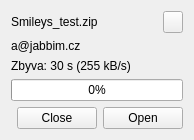
<ui version="4.0" >
 <class>FTWidget</class>
 <widget class="QWidget" name="FTWidget" >
  <property name="geometry" >
   <rect>
    <x>0</x>
    <y>0</y>
    <width>168</width>
    <height>114</height>
   </rect>
  </property>
  <property name="windowTitle" >
   <string>Form</string>
  </property>
  <layout class="QGridLayout" name="gridLayout" >
   <item row="0" column="0" colspan="3" >
    <widget class="QLabel" name="filename" >
     <property name="text" >
      <string>Smileys_test.zip</string>
     </property>
    </widget>
   </item>
   <item row="1" column="0" colspan="4" >
    <widget class="QLabel" name="jid" >
     <property name="text" >
      <string>a@jabbim.cz</string>
     </property>
    </widget>
   </item>
   <item row="0" column="3" >
    <widget class="QPushButton" name="closeButton" >
     <property name="maximumSize" >
      <size>
       <width>20</width>
       <height>16777215</height>
      </size>
     </property>
     <property name="text" >
      <string/>
     </property>
    </widget>
   </item>
   <item row="2" column="0" colspan="4" >
    <widget class="QLabel" name="transferInfo" >
     <property name="text" >
      <string>Zbyva: 30 s (255 kB/s)</string>
     </property>
     <property name="wordWrap" >
      <bool>true</bool>
     </property>
    </widget>
   </item>
   <item row="3" column="0" colspan="4" >
    <widget class="QProgressBar" name="progressBar" >
     <property name="value" >
      <number>0</number>
     </property>
    </widget>
   </item>
   <item row="4" column="0" >
    <spacer name="horizontalSpacer" >
     <property name="orientation" >
      <enum>Qt::Horizontal</enum>
     </property>
     <property name="sizeHint" stdset="0" >
      <size>
       <width>40</width>
       <height>20</height>
      </size>
     </property>
    </spacer>
   </item>
   <item row="4" column="1" >
    <widget class="QPushButton" name="reject" >
     <property name="text" >
      <string>Close</string>
     </property>
    </widget>
   </item>
   <item row="4" column="2" colspan="2" >
    <widget class="QPushButton" name="accept" >
     <property name="text" >
      <string>Open</string>
     </property>
    </widget>
   </item>
  </layout>
 </widget>
 <resources/>
 <connections/>
</ui>
